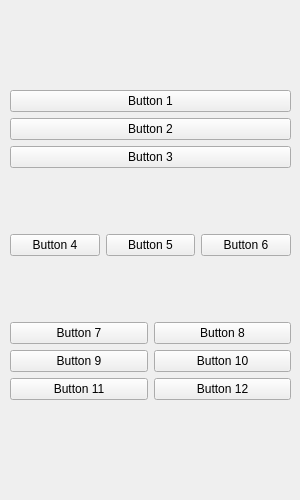
<?xml version="1.0" encoding="UTF-8"?>
<ui version="4.0">
 <class>Form</class>
 <widget class="QWidget" name="Form">
  <property name="geometry">
   <rect>
    <x>0</x>
    <y>0</y>
    <width>300</width>
    <height>500</height>
   </rect>
  </property>
  <property name="windowTitle">
   <string>Layouts with Qt Desinger</string>
  </property>
  <widget class="QWidget" name="">
   <property name="geometry">
    <rect>
     <x>10</x>
     <y>30</y>
     <width>281</width>
     <height>431</height>
    </rect>
   </property>
   <layout class="QVBoxLayout" name="verticalLayout_2">
    <item>
     <layout class="QVBoxLayout" name="verticalLayout">
      <item>
       <widget class="QPushButton" name="pushButton">
        <property name="text">
         <string>Button 1</string>
        </property>
       </widget>
      </item>
      <item>
       <widget class="QPushButton" name="pushButton_2">
        <property name="text">
         <string>Button 2</string>
        </property>
       </widget>
      </item>
      <item>
       <widget class="QPushButton" name="pushButton_3">
        <property name="text">
         <string>Button 3</string>
        </property>
       </widget>
      </item>
     </layout>
    </item>
    <item>
     <layout class="QHBoxLayout" name="horizontalLayout">
      <item>
       <widget class="QPushButton" name="pushButton_5">
        <property name="text">
         <string>Button 4</string>
        </property>
       </widget>
      </item>
      <item>
       <widget class="QPushButton" name="pushButton_4">
        <property name="text">
         <string>Button 5</string>
        </property>
       </widget>
      </item>
      <item>
       <widget class="QPushButton" name="pushButton_6">
        <property name="text">
         <string>Button 6</string>
        </property>
       </widget>
      </item>
     </layout>
    </item>
    <item>
     <layout class="QGridLayout" name="gridLayout">
      <item row="0" column="0">
       <widget class="QPushButton" name="pushButton_7">
        <property name="text">
         <string>Button 7</string>
        </property>
       </widget>
      </item>
      <item row="0" column="1">
       <widget class="QPushButton" name="pushButton_8">
        <property name="text">
         <string>Button 8</string>
        </property>
       </widget>
      </item>
      <item row="1" column="0">
       <widget class="QPushButton" name="pushButton_9">
        <property name="text">
         <string>Button 9</string>
        </property>
       </widget>
      </item>
      <item row="1" column="1">
       <widget class="QPushButton" name="pushButton_10">
        <property name="text">
         <string>Button 10</string>
        </property>
       </widget>
      </item>
      <item row="2" column="0">
       <widget class="QPushButton" name="pushButton_11">
        <property name="text">
         <string>Button 11</string>
        </property>
       </widget>
      </item>
      <item row="2" column="1">
       <widget class="QPushButton" name="pushButton_12">
        <property name="text">
         <string>Button 12</string>
        </property>
       </widget>
      </item>
     </layout>
    </item>
   </layout>
  </widget>
 </widget>
 <resources/>
 <connections/>
</ui>
